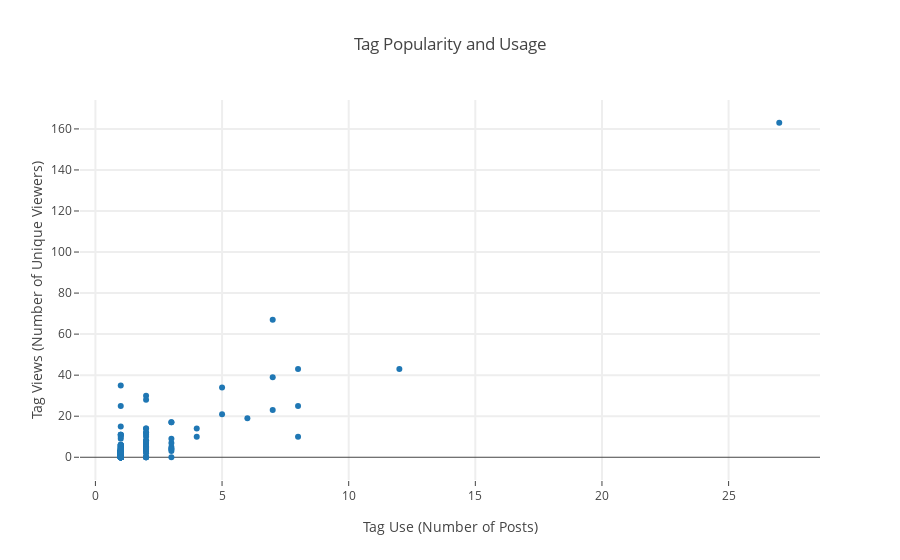

Notebook code cell kept with this figure:
### Code cell
tag_names = [t for t in tags.keys()]
tag_views = [tags[t] for t in tag_names]
tag_occurs = [tag_uses[t] for t in tag_names]

import plotly
from plotly.graph_objs import Scatter, Layout, Bar

plotly.offline.init_notebook_mode(connected=True)

data = Scatter(
    y=tag_views, x=tag_occurs,
    text=tag_names,
    mode= 'markers',
)
fig = plotly.graph_objs.Figure(data=[data], layout=Layout(
    title= 'Tag Popularity and Usage',
    hovermode= 'closest',
    xaxis= dict(
        title= 'Tag Use (Number of Posts)',
        ticklen= 5,
        zeroline= False,
        gridwidth= 2,
    ),
    yaxis=dict(
        title= 'Tag Views (Number of Unique Viewers)',
        ticklen= 5,
        gridwidth= 2,
    ),
    showlegend= False
))
plotly.offline.iplot(fig)

### Figure 1 — Plotly figure (JSON) as saved in the notebook; plotly's stock layout.template omitted (floating-point values rounded to 4 significant figures; data arrays with more than 128 entries replaced by an {"elided": "..."} marker saying what was removed)
{"data": [{"mode": "markers", "text": {"elided": "196 str values"}, "type": "scatter", "x": {"elided": "196 int values"}, "y": {"elided": "196 int values"}}], "layout": {"hovermode": "closest", "showlegend": false, "title": "Tag Popularity and Usage", "xaxis": {"gridwidth": 2, "ticklen": 5, "title": "Tag Use (Number of Posts)", "zeroline": false}, "yaxis": {"gridwidth": 2, "ticklen": 5, "title": "Tag Views (Number of Unique Viewers)"}}}
